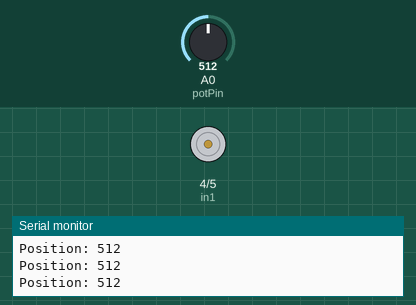
The sketch below on a simulated Arduino Uno, built with avr-gcc and run on an emulated ATmega328P. On the bench: motor-driver pin pairs drawn as motors (green arrow = first pin HIGH = forward, orange = second pin HIGH = backward, longer = more drive, scaled by the enable pin), the last lines printed to the serial monitor. Inputs (shaded band) come from the test bench; at power-on: A0 (potPin) = 512.

Above: at 1.2 s.
1.3 s: A0 (potPin) set to 532
At 2.5 s:
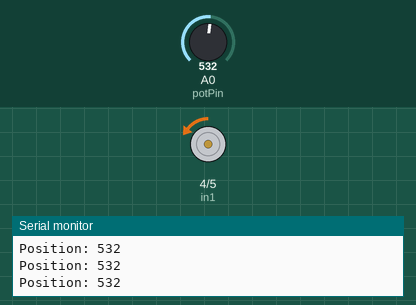
2.8 s: A0 (potPin) set to 0
At 3.2 s:
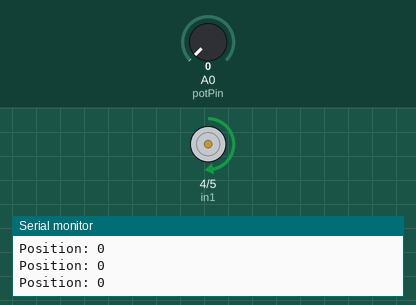
4.3 s: A0 (potPin) set to 306
At 4.7 s:
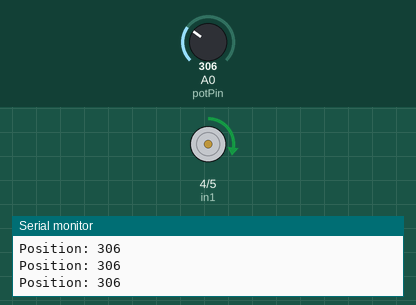
5.8 s: A0 (potPin) set to 511
At 6.3 s:
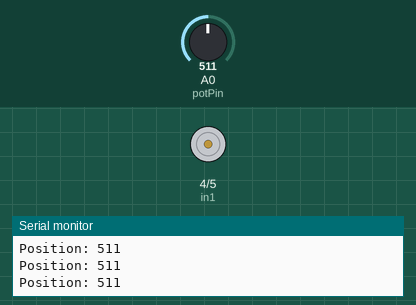
7.3 s: A0 (potPin) set to 900
At 8.5 s:
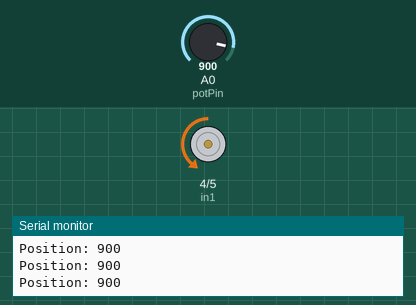
8.8 s: A0 (potPin) set to 502
At 10.1 s:
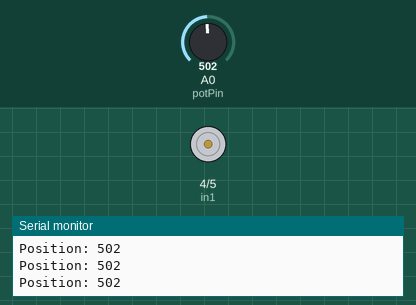
Timing chart, 0 to 11.3 s (numbered marks = the images above; inputs shaded):
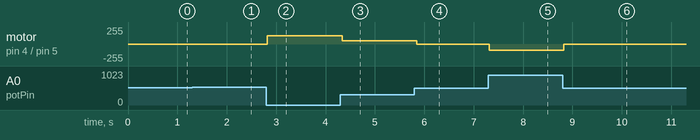

The sketch:

asserv_vitesse_moteurL293D_potentio.ino
```cpp
// Déclaration des broches
const int potPin = A0;  // Potentiomètre
const int enA = 9;      // PWM L293D
const int in1 = 4;      // Direction moteur
const int in2 = 5;

int targetPos = 512;  // Position cible (milieu de la plage 0-1023)

void setup() {
  pinMode(in1, OUTPUT);
  pinMode(in2, OUTPUT);
  pinMode(enA, OUTPUT);
  Serial.begin(9600);
}

void loop() {
  int pos = analogRead(potPin);  // Lire la position
  int error = targetPos - pos;   // Calculer l'erreur

  int speed = map(abs(error), 0, 1023, 0, 255);  // Adapter vitesse

  if (error > 10) {  // Si trop loin de la cible
    digitalWrite(in1, HIGH);
    digitalWrite(in2, LOW);
  } else if (error < -10) {
    digitalWrite(in1, LOW);
    digitalWrite(in2, HIGH);
  } else {
    speed = 0;  // Stop moteur si proche de la cible
  }

  analogWrite(enA, speed);  // Appliquer vitesse

  Serial.print("Position: "); Serial.println(pos);
  delay(50);  // délai pour la stabilité
}
```

Measured:
- after the input at 1.3 s, motor on pin 4 (in1) / pin 5 (in2): stopped → backward 4/255 at once
- after the input at 2.8 s, motor on pin 4 (in1) / pin 5 (in2): backward 4/255 → forward 127/255 at once
- after the input at 4.3 s, motor on pin 4 (in1) / pin 5 (in2): forward 127/255 → forward 51/255 at once
- after the input at 5.8 s, motor on pin 4 (in1) / pin 5 (in2): forward 51/255 → stopped after 0.05 s
- after the input at 7.3 s, motor on pin 4 (in1) / pin 5 (in2): stopped → backward 96/255 at once
- after the input at 8.8 s, motor on pin 4 (in1) / pin 5 (in2): backward 96/255 → stopped at once
